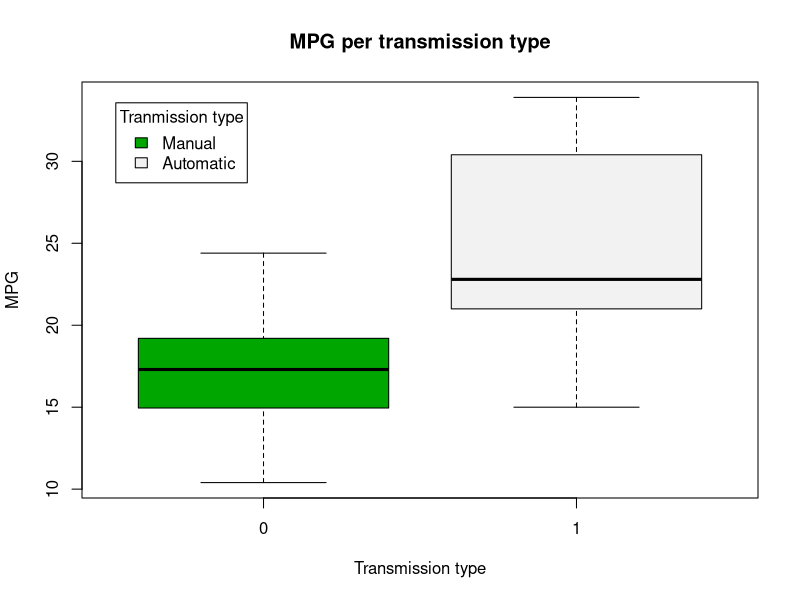
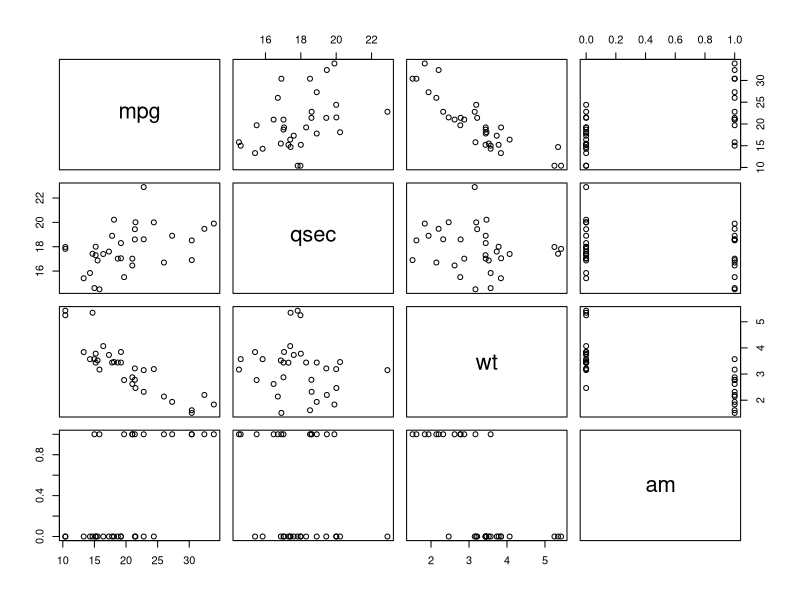
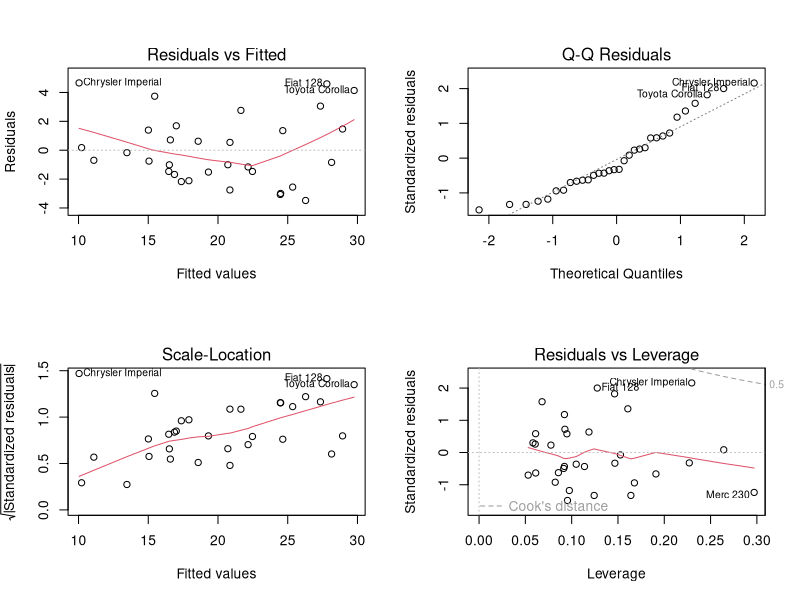

These figures' R source, in order:
## ---- chunk 1
data=mtcars
boxplot(data$mpg~data$am,main="MPG per transmission type",xlab="Transmission type",ylab="MPG",col=terrain.colors(2))
legend("topleft",inset=0.05,title="Tranmission type",c("Manual","Automatic"),fill=terrain.colors(2))
## ---- chunk 2
#Results shown in appendix
#pairs(~mpg+qsec+wt+am,data)
## ---- chunk 3
#Backward feature selection. Hide the results because of the 2-page limit
model = step(lm(mpg~.,data),direction = "backward")
## ---- chunk 4
model$coefficient
confint(model,"am",level = 0.95)
## ---- chunk 5
#Result shown in appendix due to space requirements
#plot(predict(model),resid(model))
#abline(h=mean(resid(model)),col="red")
## ---- chunk 6
#Check linearity in variables that we want to use
pairs(~mpg+qsec+wt+am,data)
## ---- chunk 7
#Step by step computation and selection of features
step(lm(mpg~.,data),direction = "backward")
#Summary of the model selected (higher R^2 but am not tht significant)
summary(model)
## ---- chunk 8
par(mfrow=c(2,2))
plot(model)
